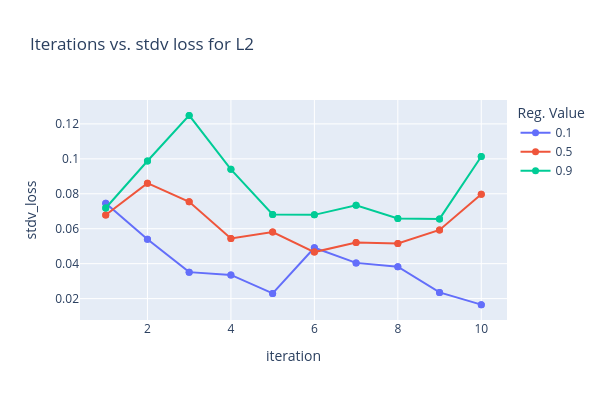
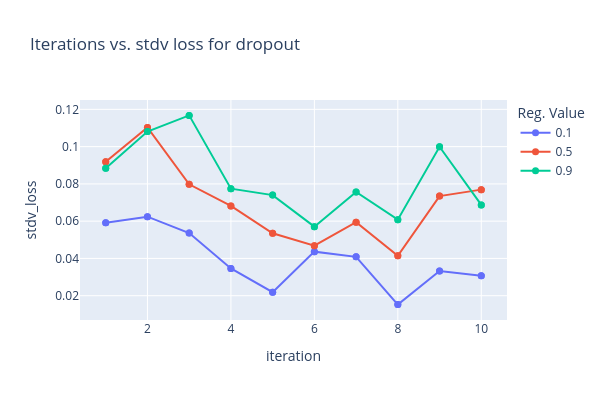

The code cell stored with these charts, in order, in its notebook:
### Code cell
# Group by 'reg_type'
grouped_by_reg_type = summary_df.groupby('reg_type')

# Iterate over each group of reg_type
for reg_type, reg_type_group in grouped_by_reg_type:
    # Group by 'reg_value' within each reg_type group
    grouped_by_reg_value = reg_type_group.groupby('reg_value')
    
    # Create a figure for the current reg_type
    fig = go.Figure()
    
    # Iterate over each group of reg_value within the current reg_type group
    for reg_value, reg_value_group in grouped_by_reg_value:
        fig.add_trace(go.Scatter(x=reg_value_group['b_no'], y=reg_value_group['stdv_loss'], 
                                 mode='lines+markers', name=reg_value,
                                 marker=dict(size=7)))
    
    fig.update_layout(legend=dict(title="Reg. Value"))
    fig.update_layout(title=f'Iterations vs. stdv loss for {reg_type}',
                      xaxis_title='iteration',
                      yaxis_title='stdv_loss',
                      width=600,  # Set width of the plot
                      height=400)  # Set height of the plot
    
    # Show the plot for the current reg_type
    fig.show()

### Figure 1 — Plotly figure (JSON) as saved in the notebook; plotly's stock layout.template omitted (floating-point values rounded to 4 significant figures)
{"data": [{"marker": {"size": 7}, "mode": "lines+markers", "name": "0.1", "type": "scatter", "x": [1, 1, 2, 2, 3, 3, 4, 4, 5, 5, 6, 6, 7, 7, 8, 8, 9, 9, 10, 10], "y": [0.07454, 0.07454, 0.054, 0.054, 0.03515, 0.03515, 0.03355, 0.03355, 0.02298, 0.02298, 0.04913, 0.04913, 0.04044, 0.04044, 0.03823, 0.03823, 0.02354, 0.02354, 0.01655, 0.01655]}, {"marker": {"size": 7}, "mode": "lines+markers", "name": "0.5", "type": "scatter", "x": [1, 1, 2, 2, 3, 3, 4, 4, 5, 5, 6, 6, 7, 7, 8, 8, 9, 9, 10, 10], "y": [0.06786, 0.06786, 0.08604, 0.08604, 0.07537, 0.07537, 0.05447, 0.05447, 0.05806, 0.05806, 0.04662, 0.04662, 0.05207, 0.05207, 0.05155, 0.05155, 0.05931, 0.05931, 0.07974, 0.07974]}, {"marker": {"size": 7}, "mode": "lines+markers", "name": "0.9", "type": "scatter", "x": [1, 1, 2, 2, 3, 3, 4, 4, 5, 5, 6, 6, 7, 7, 8, 8, 9, 9, 10, 10], "y": [0.07187, 0.07187, 0.09876, 0.09876, 0.1249, 0.1249, 0.09399, 0.09399, 0.06818, 0.06818, 0.06793, 0.06793, 0.07343, 0.07343, 0.06584, 0.06584, 0.0656, 0.0656, 0.1014, 0.1014]}], "layout": {"height": 400, "legend": {"title": {"text": "Reg. Value"}}, "title": {"text": "Iterations vs. stdv loss for L2"}, "width": 600, "xaxis": {"title": {"text": "iteration"}}, "yaxis": {"title": {"text": "stdv_loss"}}}}

### Figure 2 — Plotly figure (JSON) as saved in the notebook; plotly's stock layout.template omitted (floating-point values rounded to 4 significant figures)
{"data": [{"marker": {"size": 7}, "mode": "lines+markers", "name": "0.1", "type": "scatter", "x": [1, 1, 2, 2, 3, 3, 4, 4, 5, 5, 6, 6, 7, 7, 8, 8, 9, 9, 10, 10], "y": [0.0591, 0.0591, 0.06242, 0.06242, 0.0536, 0.0536, 0.0346, 0.0346, 0.02189, 0.02189, 0.04364, 0.04364, 0.04085, 0.04085, 0.0152, 0.0152, 0.03323, 0.03323, 0.03071, 0.03071]}, {"marker": {"size": 7}, "mode": "lines+markers", "name": "0.5", "type": "scatter", "x": [1, 1, 2, 2, 3, 3, 4, 4, 5, 5, 6, 6, 7, 7, 8, 8, 9, 9, 10, 10], "y": [0.09193, 0.09193, 0.1103, 0.1103, 0.07979, 0.07979, 0.06819, 0.06819, 0.05352, 0.05352, 0.04685, 0.04685, 0.05942, 0.05942, 0.04139, 0.04139, 0.07344, 0.07344, 0.07692, 0.07692]}, {"marker": {"size": 7}, "mode": "lines+markers", "name": "0.9", "type": "scatter", "x": [1, 1, 2, 2, 3, 3, 4, 4, 5, 5, 6, 6, 7, 7, 8, 8, 9, 9, 10, 10], "y": [0.08835, 0.08835, 0.1081, 0.1081, 0.1168, 0.1168, 0.07744, 0.07744, 0.07398, 0.07398, 0.05704, 0.05704, 0.07569, 0.07569, 0.06079, 0.06079, 0.09991, 0.09991, 0.06872, 0.06872]}], "layout": {"height": 400, "legend": {"title": {"text": "Reg. Value"}}, "title": {"text": "Iterations vs. stdv loss for dropout"}, "width": 600, "xaxis": {"title": {"text": "iteration"}}, "yaxis": {"title": {"text": "stdv_loss"}}}}
